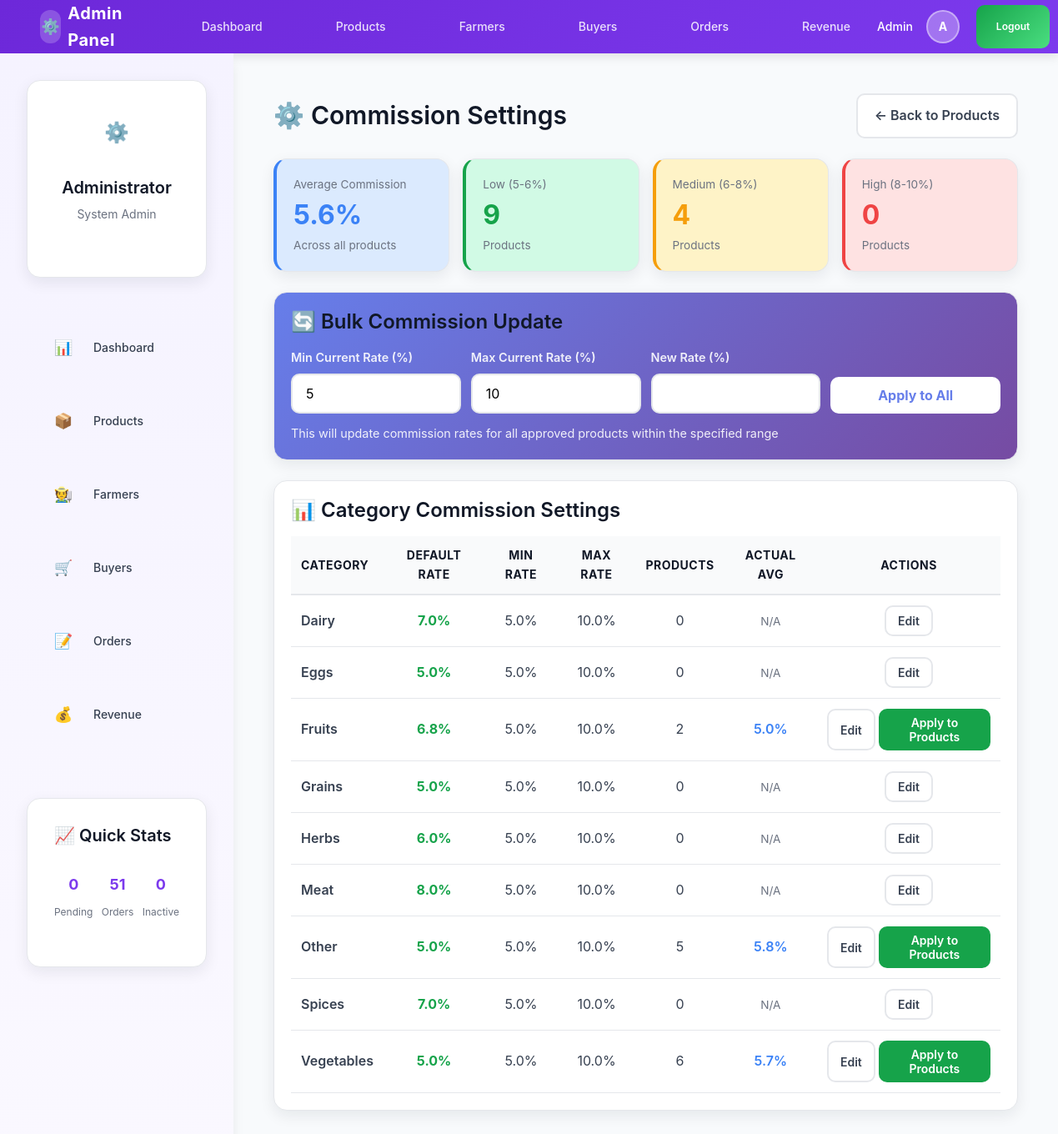
Screenshot of /LocalFarmerMarket2/admin/commission_settings.php (signed in) with the database file from the repository.
### tables this page shows
CREATE TABLE `commission_settings` (
  `setting_id` int(11) NOT NULL,
  `category` varchar(100) NOT NULL,
  `default_commission_rate` decimal(5,2) NOT NULL DEFAULT 5.00,
  `min_rate` decimal(5,2) NOT NULL DEFAULT 5.00,
  `max_rate` decimal(5,2) NOT NULL DEFAULT 10.00,
  `created_at` timestamp NOT NULL DEFAULT current_timestamp(),
  `updated_at` timestamp NOT NULL DEFAULT current_timestamp() ON UPDATE current_timestamp()
);

### LocalFarmerMarket2/admin/commission_settings.php (the view, shortened to what this page needs)
<?php
require_once '../db.php';
$settings = $conn->query("SELECT cs.*,
                         COUNT(p.product_id) as product_count,
                         AVG(p.commission_rate) as avg_actual_rate
                         FROM commission_settings cs
                         LEFT JOIN products p ON cs.category = p.category AND p.approval_status = 'approved'
                         GROUP BY cs.category
                         ORDER BY cs.category")->fetch_all(MYSQLI_ASSOC);
$overall_stats = $conn->query("SELECT
    AVG(commission_rate) as avg_rate,
    MIN(commission_rate) as min_rate,
    MAX(commission_rate) as max_rate,
    COUNT(*) as total_products,
    SUM(CASE WHEN commission_rate BETWEEN 5 AND 6 THEN 1 ELSE 0 END) as low_commission,
    SUM(CASE WHEN commission_rate > 6 AND commission_rate <= 8 THEN 1 ELSE 0 END) as medium_commission,
    SUM(CASE WHEN commission_rate > 8 THEN 1 ELSE 0 END) as high_commission
    FROM products
    WHERE approval_status = 'approved'")->fetch_assoc();
include 'includes/header.php';
?>
<div class="main-wrapper">
  <?php include 'includes/sidebar.php'; ?>
  <div class="main-content">
  <div style="max-width:1400px;margin:0 auto">
    <div style="display:flex;justify-content:space-between;align-items:center;margin-bottom:24px">
      <h2 style="margin:0">⚙️ Commission Settings</h2>
      <a href="products.php" class="btn btn-ghost">← Back to Products</a>
    </div>
    <div style="display:grid;grid-template-columns:repeat(auto-fit,minmax(200px,1fr));gap:16px;margin-bottom:24px">
      <div class="card" style="background:#dbeafe;border-left:4px solid #3b82f6">
        <div class="small-muted">Average Commission</div>
        <div style="font-size:2rem;font-weight:700;color:#3b82f6">
          <?php echo number_format($overall_stats['avg_rate'] ?? 0, 1); ?>%
        </div>
        <div class="small-muted">Across all products</div>
      </div>
      <div class="card" style="background:#d1fae5;border-left:4px solid #16a34a">
        <div class="small-muted">Low (5-6%)</div>
        <div style="font-size:2rem;font-weight:700;color:#16a34a">
          <?php echo $overall_stats['low_commission'] ?? 0; ?>
        </div>
        <div class="small-muted">Products</div>
      </div>
      <div class="card" style="background:#fef3c7;border-left:4px solid #f59e0b">
        <div class="small-muted">Medium (6-8%)</div>
        <div style="font-size:2rem;font-weight:700;color:#f59e0b">
          <?php echo $overall_stats['medium_commission'] ?? 0; ?>
        </div>
        <div class="small-muted">Products</div>
      </div>
      <div class="card" style="background:#fee2e2;border-left:4px solid #ef4444">
        <div class="small-muted">High (8-10%)</div>
        <div style="font-size:2rem;font-weight:700;color:#ef4444">
          <?php echo $overall_stats['high_commission'] ?? 0; ?>
        </div>
        <div class="small-muted">Products</div>
      </div>
    </div>
    <div class="card" style="margin-bottom:24px;background:linear-gradient(135deg, #667eea 0%, #764ba2 100%);color:white">
      <h3 style="margin-top:0">🔄 Bulk Commission Update</h3>
      <form method="POST" style="display:grid;grid-template-columns:repeat(auto-fit,minmax(200px,1fr));gap:12px;align-items:end">
        <div>
          <label style="color:white;opacity:0.9">Min Current Rate (%)</label>
          <input type="number" name="bulk_min_commission" step="0.1" min="5" max="10" value="5" required>
        </div>
        <div>
          <label style="color:white;opacity:0.9">Max Current Rate (%)</label>
          <input type="number" name="bulk_max_commission" step="0.1" min="5" max="10" value="10" required>
        </div>
        <div>
          <label style="color:white;opacity:0.9">New Rate (%)</label>
          <input type="number" name="bulk_new_rate" step="0.1" min="5" max="10" required>
        </div>
        <button type="submit" class="btn" style="background:white;color:#667eea;font-weight:700"
                onclick="return confirm('Update commission for all products in this range?')">
          Apply to All
        </button>
      </form>
      <div class="small" style="opacity:0.9;margin-top:12px">
        This will update commission rates for all approved products within the specified range
      </div>
    </div>
    <div class="card" style="margin-bottom:24px">
      <h3 style="margin-top:0">📊 Category Commission Settings</h3>
      <div style="overflow-x:auto">
        <table style="width:100%;border-collapse:collapse">
          <thead>
            <tr style="background:#f9fafb;border-bottom:2px solid #e5e7eb">
              <th style="padding:12px;text-align:left">Category</th>
              <th style="padding:12px;text-align:center">Default Rate</th>
              <th style="padding:12px;text-align:center">Min Rate</th>
              <th style="padding:12px;text-align:center">Max Rate</th>
              <th style="padding:12px;text-align:center">Products</th>
              <th style="padding:12px;text-align:center">Actual Avg</th>
              <th style="padding:12px;text-align:center">Actions</th>
            </tr>
          </thead>
          <tbody>
            <?php foreach ($settings as $setting): ?>
              <tr style="border-bottom:1px solid #e5e7eb">
                <td style="padding:12px;font-weight:600">
                  <?php echo htmlspecialchars($setting['category']); ?>
                </td>
                <td style="padding:12px;text-align:center">
                  <span style="font-weight:700;color:#16a34a">
                    <?php echo number_format($setting['default_commission_rate'], 1); ?>%
                  </span>
                </td>
                <td style="padding:12px;text-align:center">
                  <?php echo number_format($setting['min_rate'], 1); ?>%
                </td>
                <td style="padding:12px;text-align:center">
                  <?php echo number_format($setting['max_rate'], 1); ?>%
                </td>
                <td style="padding:12px;text-align:center">
                  <?php echo $setting['product_count']; ?>
                </td>
                <td style="padding:12px;text-align:center">
                  <?php if ($setting['avg_actual_rate']): ?>
                    <span style="font-weight:600;color:#3b82f6">
                      <?php echo number_format($setting['avg_actual_rate'], 1); ?>%
                    </span>
                  <?php else: ?>
                    <span class="small-muted">N/A</span>
                  <?php endif; ?>
                </td>
                <td style="padding:12px;text-align:center">
                  <div style="display:flex;gap:4px;justify-content:center">
                    <button class="btn btn-ghost small-btn"
                            onclick='editCategorySetting(<?php echo json_encode($setting); ?>)'>
                      Edit
                    </button>
                    <?php if ($setting['product_count'] > 0): ?>
                      <form method="POST" style="display:inline"
                            onsubmit="return confirm('Apply <?php echo $setting['default_commission_rate']; ?>% to all <?php echo $setting['product_count']; ?> products?')">
                        <button class="btn btn-primary small-btn">Apply to Products</button>
                      </form>
                    <?php endif; ?>
                  </div>
                </td>
              </tr>
            <?php endforeach; ?>
          </tbody>
        </table>
      </div>
    </div>
  </div>
  </div>
</div>
</body>
</html>

### LocalFarmerMarket2/assets/css/admin.css (style rules this page uses)
.main-wrapper { display: flex !important; flex-direction: row !important; margin: 0 !important; padding: 0 !important; }
.main-content { margin-left: 0 !important; margin-top: 0 !important; margin: 0 !important; padding: var(--space-2xl) !important; min-height: auto !important; }
html { height: 100%; margin: 0; padding: 0; }
body { display: flex; flex-direction: column; height: 100vh; margin: 0; padding: 0; background: var(--bg-secondary); }

### LocalFarmerMarket2/assets/css/style.css (style rules this page uses)
:root { --accent: #16a34a; --accent-dark: #15803d; --accent-light: #22c55e; --muted: #6b7280; --bg: #f8fafc; --card: #ffffff; --danger: #ef4444; --warning: #f59e0b; --info: #3b82f6; --success: #10b981; --border: #e5e7eb; --shadow: 0 6px 18px rgba(15, 23, 42, 0.08); --shadow-hover: 0 12px 28px rgba(15, 23, 42, 0.12); }
* { box-sizing: border-box; }
body { font-family: 'Inter', -apple-system, BlinkMacSystemFont, 'Segoe UI', Arial, sans-serif; background: var(--bg); margin: 0; color: #111827; line-height: 1.6; }
.card { background: var(--card); border-radius: 16px; padding: 20px; box-shadow: var(--shadow); transition: box-shadow 0.3s; }
.card h2, .card h3, .card h4 { margin-top: 0; color: #111827; }
.card h3 { margin-bottom: 16px; }
.btn { padding: 12px 20px; border-radius: 10px; border: none; cursor: pointer; font-weight: 600; text-decoration: none; display: inline-block; font-size: 1rem; transition: all 0.2s; text-align: center; }
.btn-primary { background: var(--accent); color: white; }
.btn-ghost { background: white; border: 2px solid var(--border); color: #374151; }
.small-btn { font-size: 0.875rem; padding: 8px 14px; }
input[type="text"], input[type="number"], input[type="email"], input[type="password"], input[type="date"], input[type="file"], textarea, select { width: 100%; padding: 12px 16px; border: 2px solid #e5e7eb; border-radius: 10px; font-family: inherit; font-size: 1rem; transition: all 0.3s; }
label { font-size: 0.9rem; color: #374151; display: block; margin-bottom: 8px; font-weight: 600; }
.small { font-size: 0.9rem; }
.small-muted { font-size: 0.85rem; color: var(--muted); }

### rows the page displays
commission_settings: category "Dairy", default_commission_rate "7.0", min_rate "5.0", max_rate "10.0", product_count "0", shows "N/A"
commission_settings: category "Eggs", default_commission_rate "5.0", min_rate "5.0", max_rate "10.0", product_count "0", shows "N/A"
commission_settings: category "Fruits", default_commission_rate "6.8", min_rate "5.0", max_rate "10.0", product_count "2", avg_actual_rate "5.0"
commission_settings: category "Grains", default_commission_rate "5.0", min_rate "5.0", max_rate "10.0", product_count "0", shows "N/A"
commission_settings: category "Herbs", default_commission_rate "6.0", min_rate "5.0", max_rate "10.0", product_count "0", shows "N/A"
commission_settings: category "Meat", default_commission_rate "8.0", min_rate "5.0", max_rate "10.0", product_count "0", shows "N/A"
commission_settings: category "Other", default_commission_rate "5.0", min_rate "5.0", max_rate "10.0", product_count "5", avg_actual_rate "5.8"
commission_settings: category "Spices", default_commission_rate "7.0", min_rate "5.0", max_rate "10.0", product_count "0", shows "N/A"
commission_settings: category "Vegetables", default_commission_rate "5.0", min_rate "5.0", max_rate "10.0", product_count "6", avg_actual_rate "5.7"

### other values shown
$admin_name "Admin"
$admin_initial "A"
$_SESSION['admin_name'] "Administrator"
$pending_products "0"
$total_orders "51"
$pending_farmers "0"
$overall_stats['avg_rate'] "5.6"
$overall_stats['low_commission'] "9"
$overall_stats['medium_commission'] "4"
$overall_stats['high_commission'] "0"
